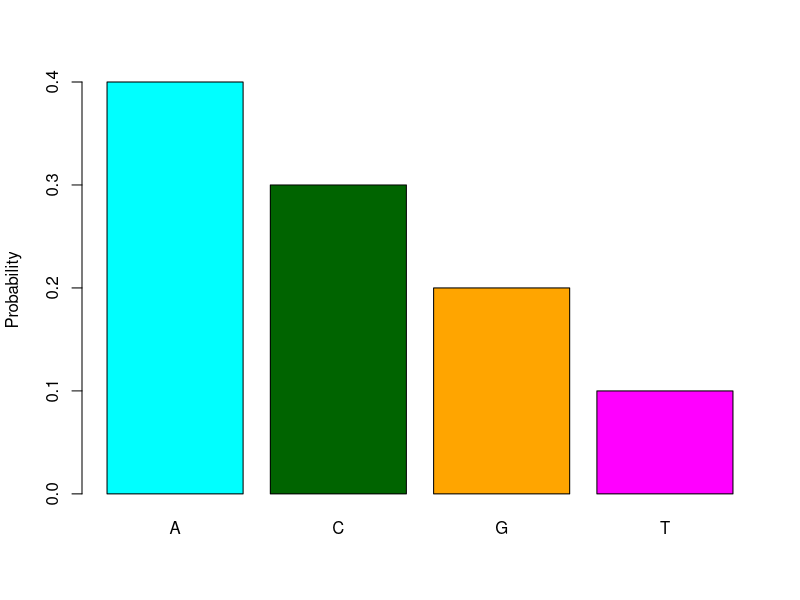

Write R code to recreate this figure.
basefreq = c(0.4,0.3,0.2,0.1)
barplot(basefreq,
        col=c("cyan", "darkgreen", "orange", "magenta"),
        names.arg = c("A", "C","G","T"),
        ylab="Probability")

cumfreq = c(0, cumsum(basefreq))